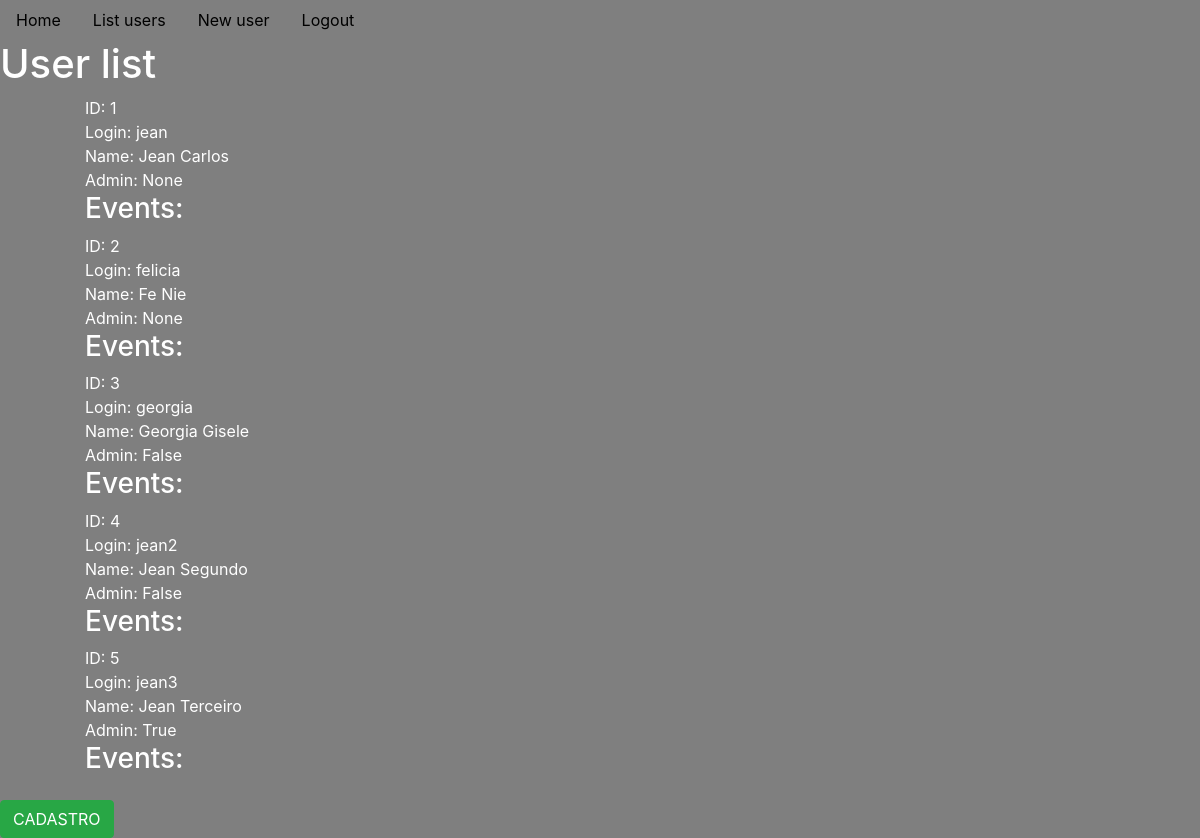
The app's page /users/, older data.
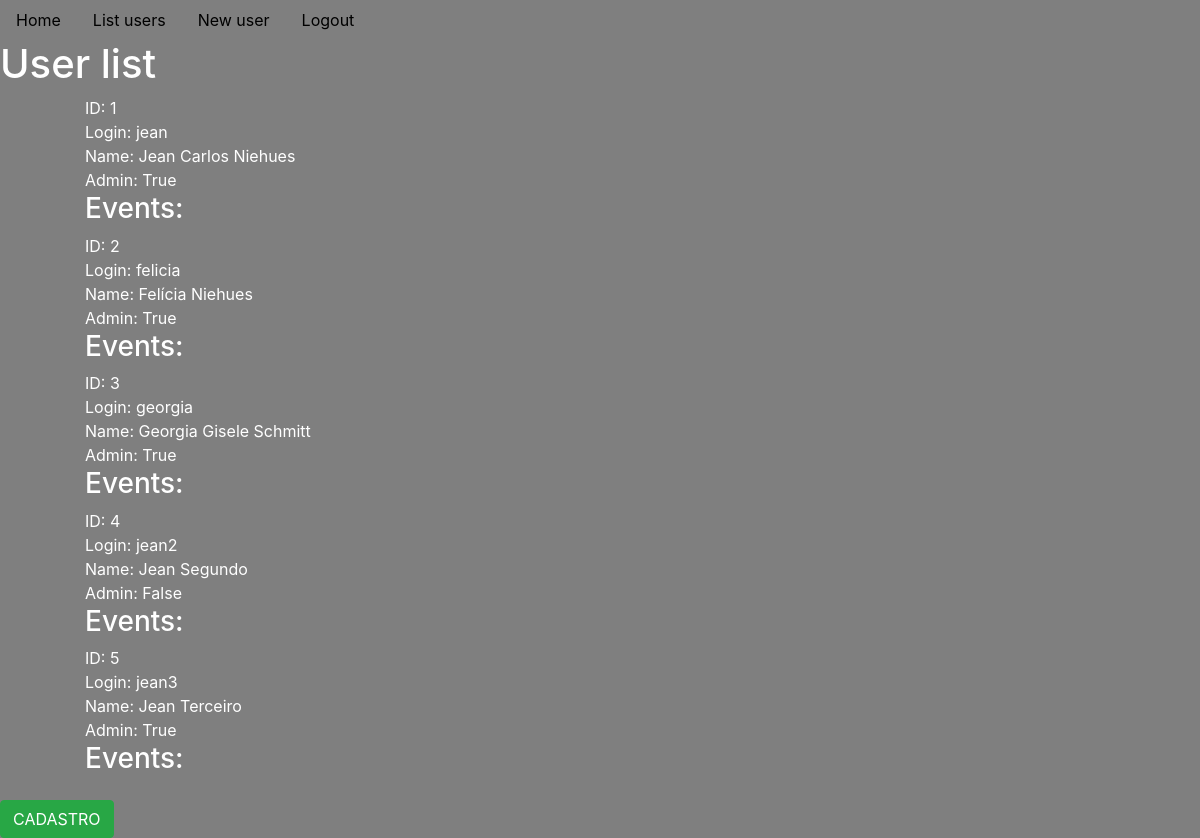
The same page, newer data.
### models/calendar_model.py (models this page shows)
class User(SQLModel, table=True):
    id: Optional[int] = Field(default=None, primary_key=True, nullable=False)
    user_name: str = Field(index=True)
    name: str = Field(index=True)
    admin: bool = Field(nullable=True)
    password: str = Field(nullable=False)
    events: List["Event"] = Relationship(back_populates="users")

### views/views.py (the view)
@app.get('/users/')
def users_list():
    users_list = listUsers()
    print(users_list)
    return render_template('list_users.html', title = 'User list', users_list=users_list)

### controller/users_controller.py (called while the page is built)
def listUsers(id=None, user_name=None):
    with Session(engine) as session:
        if id is not None or user_name is not None:
            statement = select(User).where(User.id == id).options(selectinload(User.events))
            user = session.exec(statement)
            return user.first()
        else:
            statement = select(User).options(selectinload(User.events))
            user = session.exec(statement)
            return user.all()

### templates/list_users.html (shortened to what this page needs)
{% extends "template.html" %}
{% block content %}
<body>
    <div class="container listapessoas">
        <ul>
            {% for user in users_list %}
                <li>ID: {{ user.id }} </li>
                <li>Login: {{ user.user_name }}</li>
                <li>Name: {{ user.name }}</li>
                <li>Admin: {{ user.admin }}</li>
                    <h3>Events:</h3>
            {% endfor %}
        </ul>
    </div>
    <a href="/new_user" class="btn btn-success">CADASTRO</a>
</body>
{% endblock content %}

### templates/template.html (shortened to what this page needs)
<!DOCTYPE html>
<html lang="pt-BR">
<head>
    <link rel="stylesheet" href="https://stackpath.bootstrapcdn.com/bootstrap/4.1.3/css/bootstrap.min.css">
    <link rel="stylesheet" href="/../static/style.css">
</head>
<header>
  <ul class="nav nav-pills">
    <li class="nav-item">
      <a class="nav-link" href="/">Home</a>
    </li>
    <li class="nav-item">
      <a class="nav-link" href="/users">List users</a>
    </li>
    <li class="nav-item">
      <a class="nav-link" href="/users/new_user">New user</a>
    </li>
    <li class="nav-item">
      <a class="nav-link" href="/logout">Logout</a>
    </li>
  </ul>
  {% block title %} <h1 class="title">{{ title }}</h1> {% endblock title %}
</header>
{% block content %}{% endblock content %}
</html>

### static/style.css (style rules this page uses)
body { background-color: rgba(0, 0, 0, .5); color: white; }
ul li { list-style-type:none; }
a { color: black; }
.listapessoas { display: grid; grid-template-columns: 1fr 1fr; }

Row changes from the older to the newer data that the page shows:
changed User "jean": name "Jean Carlos" → "Jean Carlos Niehues"; admin "None" → "True"
changed User "felicia": name "Fe Nie" → "Felícia Niehues"; admin "None" → "True"
changed User "georgia": name "Georgia Gisele" → "Georgia Gisele Schmitt"; admin "False" → "True"
